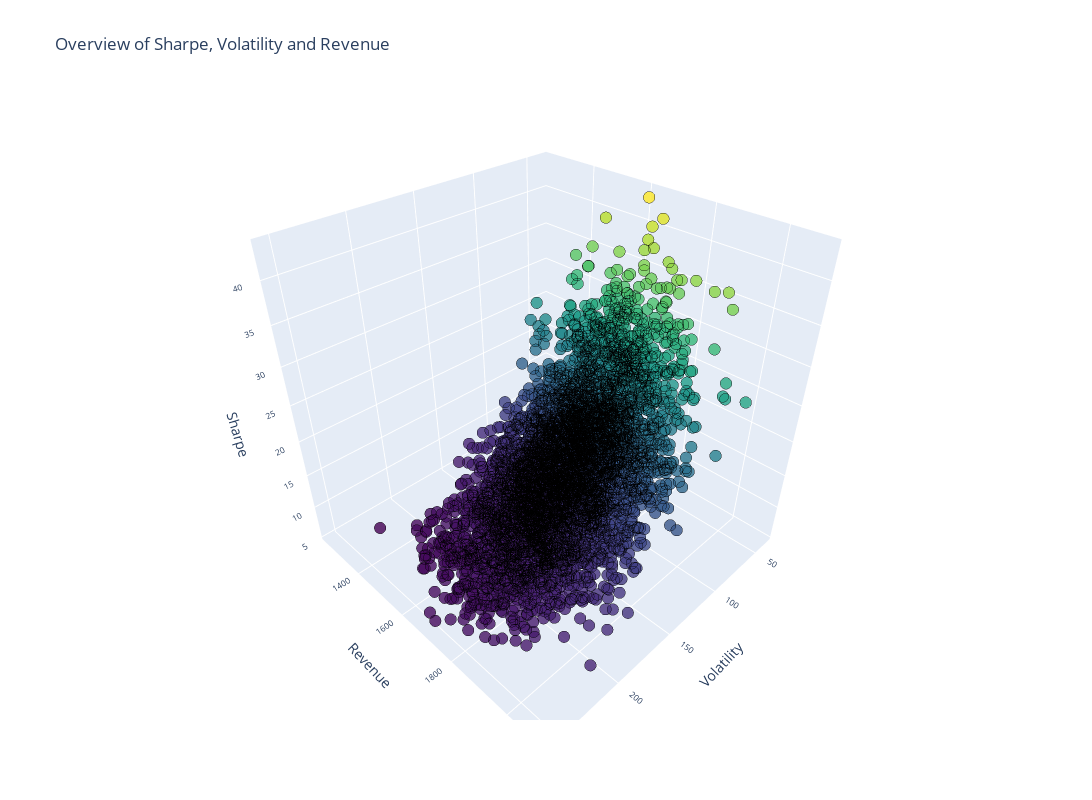

The code cell stored with this chart in its notebook:
### Code cell
scatter3d_trace = go.Scatter3d(
    x=portfolio["Volatility"],
    y=portfolio["Revenue"],
    z=portfolio["Sharpe"],
    mode='markers',
    marker=dict(
        size=4,                    
        color=portfolio["Sharpe"],                   
        colorscale='Viridis',      
        opacity=0.8,
        line=dict(width=0.5, color='black') 
    )
)

layout = go.Layout(
    title='Overview of Sharpe, Volatility and Revenue',
    scene=dict(
        xaxis=dict(title='Volatility'),
        yaxis=dict(title='Revenue'),
        zaxis=dict(title='Sharpe')
    )
)

fig = go.Figure(data=[scatter3d_trace], layout=layout)

fig.update_layout(
    width=1200,  
    height=800,  
    scene=dict(
        xaxis=dict(title='Volatility', tickfont=dict(size=10)),  # Adjust axis label font size
        yaxis=dict(title='Revenue', tickfont=dict(size=10)),      # Adjust axis label font size
        zaxis=dict(title='Sharpe', tickfont=dict(size=10)),  # Adjust axis label font size
        camera_eye=dict(x=1.2, y=1.2, z=1.2)  # Adjust camera position
    ),
)
fig.show()

### Figure 1 — Plotly figure (JSON) as saved in the notebook; plotly's stock layout.template omitted (floating-point values rounded to 4 significant figures; data arrays with more than 128 entries replaced by an {"elided": "..."} marker saying what was removed)
{"data": [{"marker": {"color": {"elided": "5000 float values"}, "colorscale": [[0, "#440154"], [0.1111, "#482878"], [0.2222, "#3e4989"], [0.3333, "#31688e"], [0.4444, "#26828e"], [0.5556, "#1f9e89"], [0.6667, "#35b779"], [0.7778, "#6ece58"], [0.8889, "#b5de2b"], [1, "#fde725"]], "line": {"color": "black", "width": 0.5}, "opacity": 0.8, "size": 4}, "mode": "markers", "type": "scatter3d", "x": {"elided": "5000 float values"}, "y": {"elided": "5000 float values"}, "z": {"elided": "5000 float values"}}], "layout": {"height": 800, "scene": {"camera": {"eye": {"x": 1.2, "y": 1.2, "z": 1.2}}, "xaxis": {"tickfont": {"size": 10}, "title": {"text": "Volatility"}}, "yaxis": {"tickfont": {"size": 10}, "title": {"text": "Revenue"}}, "zaxis": {"tickfont": {"size": 10}, "title": {"text": "Sharpe"}}}, "title": {"text": "Overview of Sharpe, Volatility and Revenue"}, "width": 1200}}
